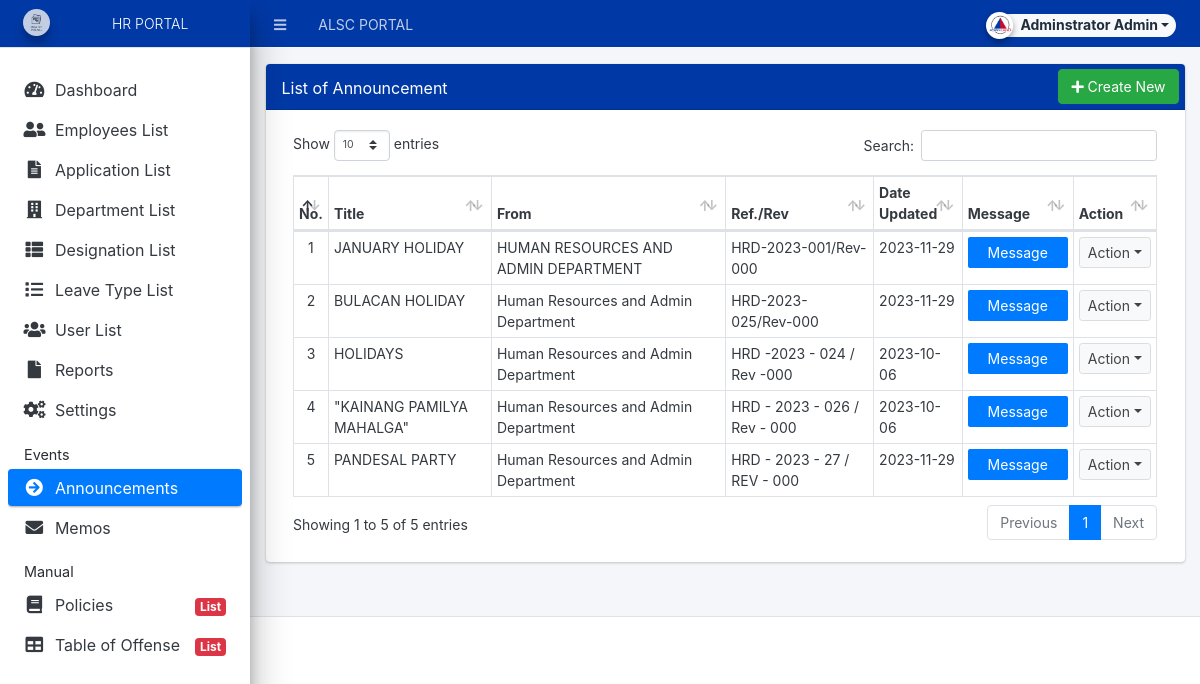
The page /admin/?page=announcement/announcement (signed in) on the database as committed earlier.
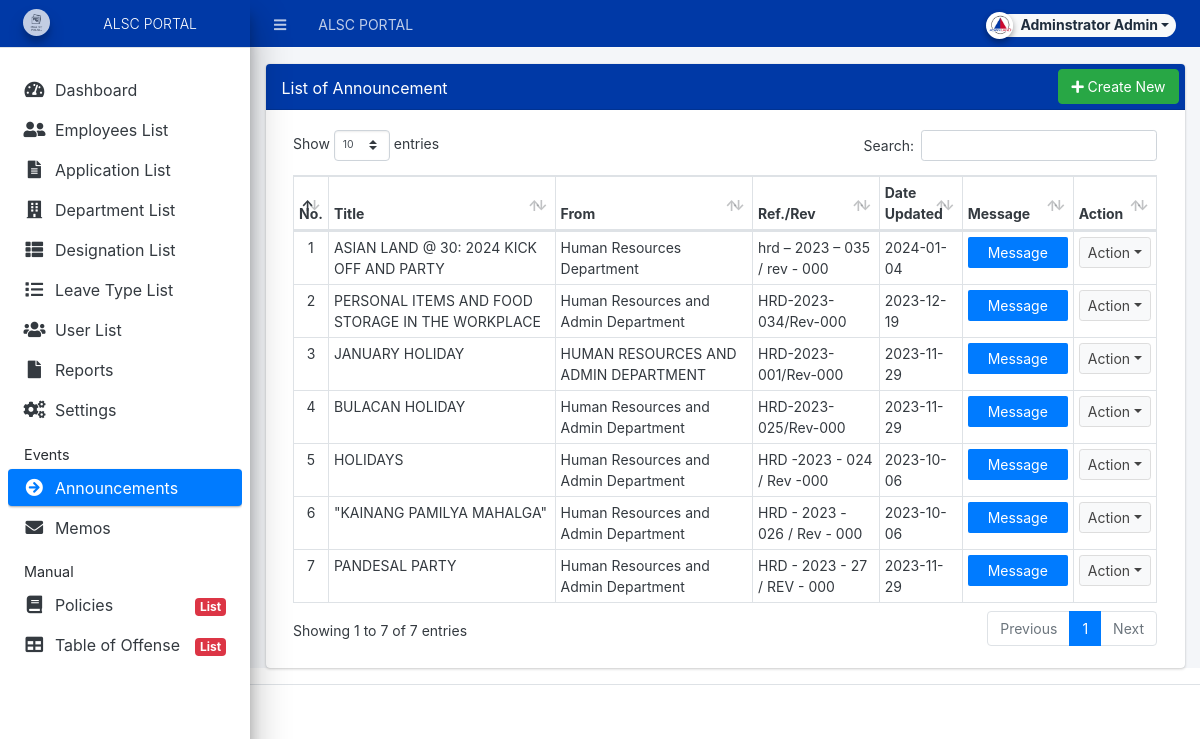
The same page on the database as committed later.
### tables this page shows
CREATE TABLE `announcement_list` (
  `id` int(30) NOT NULL,
  `title` text NOT NULL,
  `description` text NOT NULL,
  `date_created` datetime NOT NULL DEFAULT current_timestamp(),
  `date_updated` datetime DEFAULT NULL ON UPDATE current_timestamp(),
  `to_` text NOT NULL,
  `from_` text NOT NULL,
  `date_` datetime NOT NULL,
  `cc_` text NOT NULL,
  `ref_` text NOT NULL,
  `re_` text NOT NULL,
  `message` text NOT NULL,
  `file` text DEFAULT NULL
);

### config.php (called while the page is built, shortened)
<?php
require_once('classes/DBConnection.php');
require_once('classes/SystemSettings.php');
function validate_image($file){
	if(!empty($file)){
		if(is_file(base_app.$file)){
			return base_url.$file;
		}else{
			return base_url.'dist/img/no-image-available.png';
		}
	}else{
		return base_url.'dist/img/no-image-available.png';
	}
}
function isMobileDevice(){
    $aMobileUA = array(
        '/iphone/i' => 'iPhone',
        '/ipod/i' => 'iPod',
        '/ipad/i' => 'iPad',
        '/android/i' => 'Android',
        '/blackberry/i' => 'BlackBerry',
        '/webos/i' => 'Mobile'
    );
    return false;
}
?>

### classes/DBConnection.php (called while the page is built, shortened)
<?php
class DBConnection{
    private $host = DB_SERVER;
    private $username = DB_USERNAME;
    private $password = DB_PASSWORD;
    private $database = DB_NAME;
    public $conn;
    public function __construct(){
        if (!isset($this->conn)) {
            $this->conn = new mysqli($this->host, $this->username, $this->password, $this->database);
        }
    }
}
?>

### classes/SystemSettings.php (called while the page is built, shortened)
<?php
class SystemSettings extends DBConnection{
	function userdata($field = ''){
		if(!empty($field)){
			if(isset($_SESSION['userdata'][$field]))
				return $_SESSION['userdata'][$field];
			else
				return null;
		}else{
			return false;
		}
	}
	function info($field=''){
		if(!empty($field)){
			if(isset($_SESSION['system_info'][$field]))
				return $_SESSION['system_info'][$field];
			else
				return false;
		}else{
			return false;
		}
	}
}
$_settings = new SystemSettings();
?>

### admin/announcement/announcement.php (the view, shortened to what this page needs)
<div class="card">
	<div class="card-header" style="background-color: #0039a6 ;padding: 0.3rem 1rem">
		<h3 class="card-title">List of Announcement</h3>
		<?php if($_settings->userdata('type') != 3): ?>
		<div class="card-tools">
		<a href="?page=announcement/manage_announce" class="btn btn-success"><span class="fas fa-plus"></span>  Create New</a>
		</div>
		<?php endif; ?>
	</div>
	<div class="card-body">
        <div class="container-fluid">
			<table class="table table-stripped table-hover table-bordered">
				<thead>
					<tr>
						<th>No.</th>
						<th>Title</th>
						<th>From</th>
						<th>Ref./Rev</th>
						<th>Date Updated</th>
						<th>Message</th>
						<th>Action</th>
					</tr>
				</thead>
				<tbody>
					<?php
					$i = 1;
						$qry = $conn->query("SELECT * from `announcement_list` order by unix_timestamp(date_created) desc ");
						while($row = $qry->fetch_assoc()):
                            $row['description'] = strip_tags(stripslashes(html_entity_decode($row['description'])));
					?>
						<tr>
							<td class="text-center"><?php echo $i++; ?></td>
							<td><?php echo $row['title'] ?></td>
							<td><?php echo $row['from_'] ?></td>
							<td><?php echo $row['ref_'] ?></td>
							<td><?php echo ($row['date_updated'] != null) ? date('Y-m-d', strtotime($row['date_updated'])) : date('Y-m-d', strtotime($row['date_created'])); ?></td>
							<td><a class="btn btn-primary msg_announce" href="javascript:void(0)" data-id="<?php echo $row['id'] ?>"><span></span> Message </a></td>
							<td align="center">
								<button type="button" class="btn btn-default btn-sm dropdown-toggle dropdown-icon" data-toggle="dropdown">
				                  		Action
				                </button>
							</td>
						</tr>
					<?php endwhile; ?>
				</tbody>
			</table>
		</div>
	</div>
</div>

### admin/index.php (shortened to what this page needs)
<?php require_once('../config.php'); ?>
 <!DOCTYPE html>
<html lang="en" class="" style="height: auto;">
<?php require_once('inc/header.php') ?>
  <body class="sidebar-mini layout-fixed control-sidebar-slide-open layout-navbar-fixed sidebar-mini-md sidebar-mini-xs text-sm" data-new-gr-c-s-check-loaded="14.991.0" data-gr-ext-installed="" style="height: auto;">
    <div class="wrapper">
     <?php require_once('inc/topBarNav.php') ?>
     <?php require_once('inc/navigation.php') ?>
     <?php $page = isset($_GET['page']) ? $_GET['page'] : 'home';  ?>
      <div class="content-wrapper  pt-3" style="min-height: 567.854px;">
        <section class="content  text-dark">
          <div class="container-fluid">
            <?php
              if(!file_exists($page.".php") && !is_dir($page)){
                  include '404.html';
              }else{
                if(is_dir($page))
                  include $page.'/index.php';
                else
                  include $page.'.php';
              }
            ?>
          </div>
        </section>
      </div>
      <?php require_once('inc/footer.php') ?>
  </body>
</html>

### admin/inc/header.php (shortened to what this page needs)
<head>
    <link rel="stylesheet" href="<?php echo base_url ?>plugins/fontawesome-free/css/all.min.css">
    <link rel="stylesheet" href="<?php echo base_url ?>plugins/tempusdominus-bootstrap-4/css/tempusdominus-bootstrap-4.min.css">
  <link rel="stylesheet" href="<?php echo base_url ?>plugins/datatables-bs4/css/dataTables.bootstrap4.min.css">
  <link rel="stylesheet" href="<?php echo base_url ?>plugins/datatables-responsive/css/responsive.bootstrap4.min.css">
  <link rel="stylesheet" href="<?php echo base_url ?>plugins/datatables-buttons/css/buttons.bootstrap4.min.css">
  <link rel="stylesheet" href="<?php echo base_url ?>plugins/select2/css/select2.min.css">
  <link rel="stylesheet" href="<?php echo base_url ?>plugins/select2-bootstrap4-theme/select2-bootstrap4.min.css">
    <link rel="stylesheet" href="<?php echo base_url ?>plugins/icheck-bootstrap/icheck-bootstrap.min.css">
    <link rel="stylesheet" href="<?php echo base_url ?>plugins/jqvmap/jqvmap.min.css">
    <link rel="stylesheet" href="<?php echo base_url ?>dist/css/adminlte.css">
    <link rel="stylesheet" href="<?php echo base_url ?>dist/css/custom.css">
    <link rel="stylesheet" href="<?php echo base_url ?>plugins/overlayScrollbars/css/OverlayScrollbars.min.css">
    <link rel="stylesheet" href="<?php echo base_url ?>plugins/daterangepicker/daterangepicker.css">
    <link rel="stylesheet" href="<?php echo base_url ?>plugins/summernote/summernote-bs4.min.css">
  <link rel="stylesheet" href="<?php echo base_url ?>plugins/sweetalert2-theme-bootstrap-4/bootstrap-4.min.css">
  </head>

### admin/inc/topBarNav.php (shortened to what this page needs)
<nav class="main-header navbar navbar-expand navbar-dark border border-light border-top-0 border-left-0 border-right-0 navbar-light text-sm" style="background-color: #0039a6;">
  <ul class="navbar-nav">
    <li class="nav-item">
    <a class="nav-link" data-widget="pushmenu" href="#" role="button"><i class="fas fa-bars"></i></a>
    </li>
    <li class="nav-item d-none d-sm-inline-block">
      <a href="<?php echo base_url ?>" class="nav-link"><?php echo (!isMobileDevice()) ? $_settings->info('name'):$_settings->info('short_name'); ?></a>
    </li>
  </ul>
  <ul class="navbar-nav ml-auto">
    <li class="nav-item">
      <div class="btn-group nav-link">
            <button type="button" class="btn btn-rounded badge badge-light dropdown-toggle dropdown-icon" data-toggle="dropdown">
              <span><img src="<?php echo validate_image($_settings->userdata('avatar')) ?>" class="img-circle elevation-2 user-img" alt="User Image"></span>
              <span class="ml-3"><?php echo ucwords($_settings->userdata('firstname').' '.$_settings->userdata('lastname')) ?></span>
            </button>
        </div>
    </li>
  </ul>
</nav>

### admin/inc/navigation.php (shortened to what this page needs)
<aside class="main-sidebar sidebar-light-primary disabled elevation-5 sidebar-no-expand" style="background-color: white;">
  <a href="<?php echo base_url ?>admin" class="brand-link" style="background-color: #0039a6 ; color: white; text-align: center;">
  <img src="<?php echo validate_image($_settings->info('logo'))?>" alt="Store Logo" class="brand-image img-circle elevation-3" style="opacity: .8;width: 1.7rem;height: 1.7rem;max-height: unset">
  <span class="brand-text font-weight-light text-white"><?php echo $_settings->info('short_name') ?></span>
  </a>
  <div class="sidebar os-host os-theme-light os-host-overflow os-host-overflow-y os-host-resize-disabled os-host-transition os-host-scrollbar-horizontal-hidden">
    <div class="os-content-glue" style="margin: 0px -8px; width: 249px; height: 646px;"></div>
    <div class="os-padding">
      <div class="os-viewport os-viewport-native-scrollbars-invisible" style="overflow-y: scroll;">
        <div class="os-content" style="padding: 0px 8px; height: 100%; width: 100%;">
          <nav class="mt-4">
             <ul class="nav nav-pills nav-sidebar flex-column nav-compact nav-child-indent nav-collapse-hide-child" data-widget="treeview" role="menu" data-accordion="false">
              <li class="nav-item dropdown">
                <a href="./" class="nav-link nav-home">
                  <i class="nav-icon fas fa-tachometer-alt"></i>
                  <p>
                    Dashboard
                  </p>
                </a>
              </li>
              <?php $usertype = $_settings->userdata('type');
                  if($usertype != 1 && $usertype !=2):?>
              <li class="nav-item dropdown">
                <a href="<?php echo base_url ?>admin/?page=employees/records&id=<?php echo $_settings->userdata('id') ?>" class="nav-link nav-employees_records">
                  <i class="nav-icon fas fa-id-card"></i>
                  <p>
                    My Records
                  </p>
                </a>
              </li>
              <?php else: ?>
              <li class="nav-item dropdown">
                <a href="<?php echo base_url ?>admin/?page=employees" class="nav-link nav-employees">
                  <i class="nav-icon fas fa-user-friends"></i>
                  <p>
                    Employees List
                  </p>
                </a>
              </li>
              <?php endif; ?>
              <?php if($_settings->userdata('type') != 2): ?>
              <li class="nav-item dropdown">
                <a href="<?php echo base_url ?>admin/?page=leave_applications" class="nav-link nav-leave_applications">
                  <i class="nav-icon fas fa-file-alt"></i>
                  <p>
                    Application List
                  </p>
                </a>
              </li>
              <?php endif; ?>
              <?php if($_settings->userdata('type') != 3): ?>
              <?php if($_settings->userdata('type') == 1): ?>
              <li class="nav-item dropdown">
                <a href="<?php echo base_url ?>admin/?page=maintenance/department" class="nav-link nav-maintenance_department">
                  <i class="nav-icon fas fa-building"></i>
                  <p>
                    Department List
                  </p>
                </a>
              </li>
              <li class="nav-item dropdown">
                <a href="<?php echo base_url ?>admin/?page=maintenance/designation" class="nav-link nav-maintenance_designation">
                  <i class="nav-icon fas fa-th-list"></i>
                  <p>
                    Designation List
                  </p>
                </a>
              </li>
              <li class="nav-item dropdown">
                <a href="<?php echo base_url ?>admin/?page=maintenance/leave_type" class="nav-link nav-maintenance_leave_type">
                  <i class="nav-icon fas fa-list"></i>
                  <p>
                    Leave Type List
                  </p>
                </a>
              </li>
              <?php endif; ?>
              <?php if($_settings->userdata('type') <= 2): ?>
              <li class="nav-item dropdown">
                <a href="<?php echo base_url ?>admin/?page=user/list" class="nav-link nav-user_list">
                  <i class="nav-icon fas fa-users"></i>
                  <p>
                    User List
                  </p>
                </a>
              </li>
              <?php endif; ?>
              <?php if($_settings->userdata('type') != 3): ?>
              <li class="nav-item dropdown">
                <a href="<?php echo base_url ?>admin/?page=reports" class="nav-link nav-reports">
                  <i class="nav-icon fas fa-file"></i>
                  <p>
                    Reports
                  </p>
                </a>
              </li>
              <li class="nav-item dropdown">
                <a href="<?php echo base_url ?>admin/?page=system_info" class="nav-link nav-system_info">
                  <i class="nav-icon fas fa-cogs"></i>
                  <p>
                    Settings
                  </p>
                </a>
              </li>
              <?php endif; ?>
              <?php endif; ?>
              <li class="nav-header">Events</li>
              <li class="nav-item dropdown">
                <a href="<?php echo base_url ?>admin/?page=announcement/announcement" class="nav-link nav-announcement_announcement">
                  <i class="nav-icon fa fa-arrow-circle-right"></i>
                  <p>
                    Announcements
                  </p>
                </a>
              </li>
              <li class="nav-item dropdown">
                <a href="<?php echo base_url ?>admin/?page=memo/memo" class="nav-link nav-memo_memo">
                  <i class="nav-icon fas fa-envelope"></i>
                  <p>
                    Memos
                  </p>
                </a>
              </li>
              <li class="nav-header">Manual</li>
              <?php if($_settings->userdata('type') != 3): ?>
              <li class="nav-item dropdown">
                <a href="#" class="nav-link nav-policies_policies nav-policies_list_policies">
                  <i class="nav-icon fas fa-book"></i>
                  <p>
                    Policies
                    <span class="right badge badge-danger">List</span>
                  </p>
                </a>
              </li>
              <li class="nav-item dropdown">
                <a href="<?php echo base_url ?>admin/?page=offense/offense" class="nav-link nav-offense_offense nav-offense_list_offense">
                  <i class="nav-icon fas fa-table"></i>
                  <p>
                    Table of Offense
                    <span class="right badge badge-danger">List</span>
                  </p>
                </a>
              </li>
              <?php endif; ?>
            </ul>
          </nav>
        </div>
      </div>
    </div>
  </div>
</aside>

### admin/inc/footer.php (shortened to what this page needs)
<footer class="main-footer text-sm">

### admin/inc/topBarNav.php (style rules this page uses)
.user-img { position: absolute; height: 27px; width: 27px; object-fit: cover; left: -7%; top: -12%; }
.btn-rounded { border-radius: 50px; }

### admin/inc/navigation.php (style rules this page uses)
.nav li a { font-size: 16px; }

### admin/announcement/announcement.php (style rules this page uses)
.msg_announce { color: white; padding: 15px 15px; border: none; border-radius: 2px; text-decoration: none; display: inline-block; line-height: 1px; width: 100px; }
.card-title { color:white; padding-top: 10px; }

Rows that differ between the two databases and show on the page:
added announcement_list: title "ASIAN LAND @ 30: 2024 KICK OFF AND PARTY", from_ "Human Resources Department", ref_ "hrd – 2023 – 035 / rev - 000", date_updated "2024-01-04"
added announcement_list: title "PERSONAL ITEMS AND FOOD STORAGE IN THE WORKPLACE", from_ "Human Resources and Admin Department", ref_ "HRD-2023-034/Rev-000", date_created "2023-12-19"
Other text that changed with them:
$_settings->info('short_name'): "HR PORTAL" → "ALSC PORTAL"
text written by a page script: "Show entries Search: Showing 1 to 5 of 5 entries Previous 1 Next" → "Show entries Search: Showing 1 to 7 of 7 entries Previous 1 Next"
